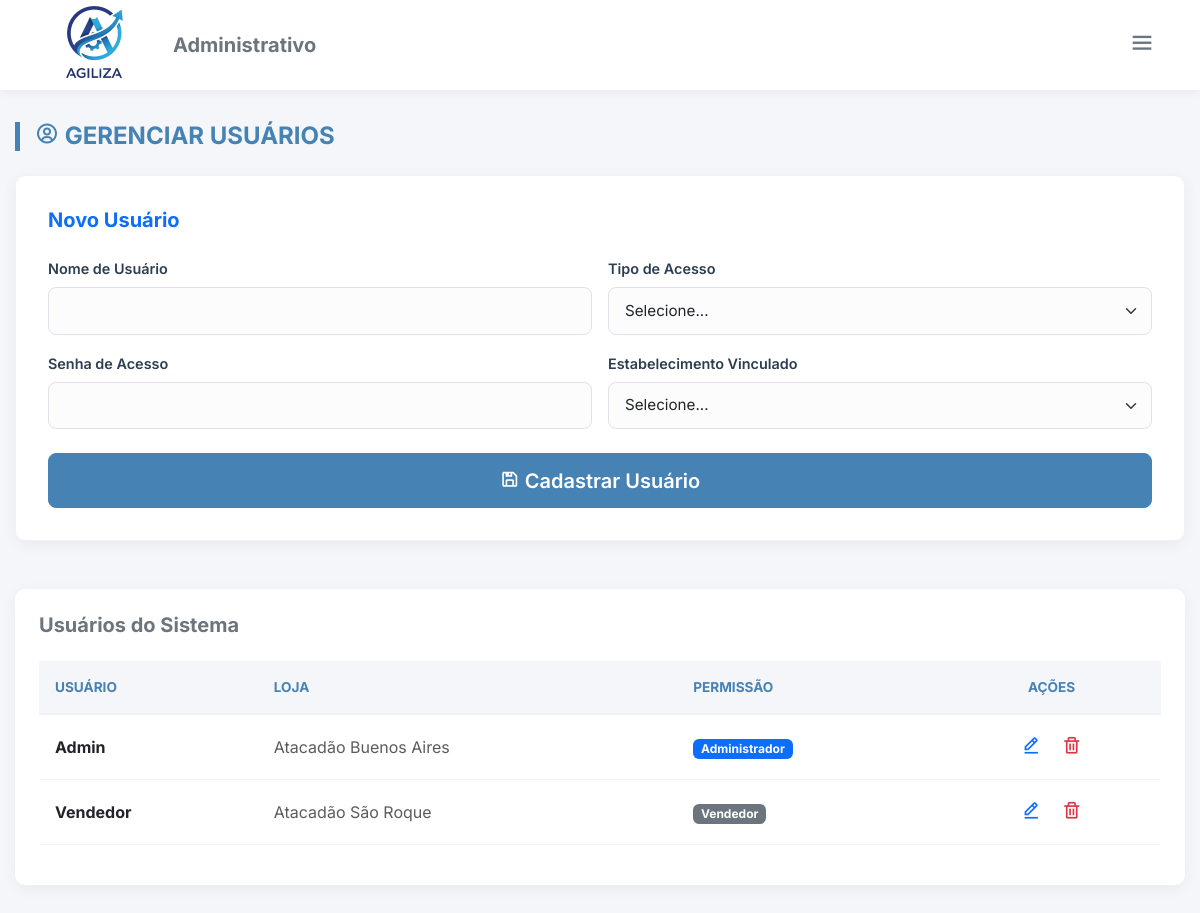
Screenshot of /cad_usuario.php (signed in) with the database file from the repository.
### tables this page shows
CREATE TABLE IF NOT EXISTS `usuarios` (
  `id_usuario` int NOT NULL AUTO_INCREMENT,
  `tipo_usuario` int NOT NULL,
  `nome_usuario` varchar(100) NOT NULL,
  `senha` varchar(300) NOT NULL,
  `id_estabelecimento` int NOT NULL,
  PRIMARY KEY (`id_usuario`),
  KEY `fk_usuario_estabelecimento` (`id_estabelecimento`)
);

CREATE TABLE `estabelecimento` (
  `id_estabelecimento` int NOT NULL AUTO_INCREMENT,
  `nome_estabelecimento` varchar(100) NOT NULL,
  `cep` varchar(255) NOT NULL,
  `rua` varchar(255) NOT NULL,
  `bairro` varchar(255) NOT NULL,
  `cidade` varchar(120) NOT NULL,
  `estado` char(2) NOT NULL,
  PRIMARY KEY (`id_estabelecimento`)
);

### cad_usuario.php (the view, shortened to what this page needs)
<?php
require_once "conexao.php";
?>
<!DOCTYPE html>
<html lang="pt-br">
<head>
  <link href="https://cdn.jsdelivr.net/npm/bootstrap@5.3.6/dist/css/bootstrap.min.css" rel="stylesheet">
  <link href="https://unpkg.com/boxicons@2.1.4/css/boxicons.min.css" rel="stylesheet">
  <link href="styles/style_cad.css" rel="stylesheet">
</head>
<body>
  <div class="top-bar">
    <div class="d-flex align-items-center gap-3">
      <img src="img/logoagilizasemfundo.png" class="logo" alt="Logo">
      <h5 class="m-0 fw-bold text-secondary d-none d-md-block">Administrativo</h5>
    </div>
    <div class="dropdown">
      <button class="btn btn-outline-secondary border-0" type="button" data-bs-toggle="dropdown"><i
          class='bx bx-menu fs-3'></i></button>
    </div>
  </div>
  <div class="main-container">
    <h2 class="page-title"><i class='bx bx-user-circle'></i> Gerenciar Usuários</h2>
    <div class="form-card">
      <h5 class="mb-4 text-primary fw-bold">Novo Usuário</h5>
      <form method="post">
        <div class="row g-3">
          <div class="col-md-6">
            <label class="form-label">Nome de Usuário</label>
            <input type="text" class="form-control" name="nome_usuario" required>
          </div>
          <div class="col-md-6">
            <label class="form-label">Tipo de Acesso</label>
            <select class="form-select" name="tipo_usuario" required>
              <option value="" disabled selected>Selecione...</option>
            </select>
          </div>
          <div class="col-md-6">
            <label class="form-label">Senha de Acesso</label>
            <input type="password" class="form-control" name="senha" required>
          </div>
          <div class="col-md-6">
            <label class="form-label">Estabelecimento Vinculado</label>
            <select class="form-select" name="estabelecimento" required>
              <option value="" disabled selected>Selecione...</option>
            </select>
          </div>
          <div class="col-12 mt-4">
            <button type="submit" name="cadastrar" class="btn btn-primary w-100 btn-lg"><i class='bx bx-save'></i>
              Cadastrar Usuário</button>
          </div>
        </div>
      </form>
    </div>
    <?php
    $sql = "SELECT u.id_usuario, u.nome_usuario, u.tipo_usuario, e.nome_estabelecimento FROM usuarios u LEFT JOIN estabelecimento e ON u.id_estabelecimento = e.id_estabelecimento";
    $usuarios = $conn->query($sql);
    ?>
    <div class="table-container">
      <h5 class="mb-4 text-secondary fw-bold">Usuários do Sistema</h5>
      <div class="table-responsive">
        <table class="table table-hover align-middle">
          <thead>
            <tr>
              <th>Usuário</th>
              <th>Loja</th>
              <th>Permissão</th>
              <th class="text-center">Ações</th>
            </tr>
          </thead>
          <tbody>
            <?php while ($row = $usuarios->fetch(PDO::FETCH_ASSOC)): ?>
              <tr>
                <td class="fw-bold text-dark"><?= htmlspecialchars($row['nome_usuario']); ?></td>
                <td class="text-muted"><?= htmlspecialchars($row['nome_estabelecimento'] ?? 'Sem loja'); ?></td>
                <td>
                  <?php if ($row['tipo_usuario'] == 1): ?>
                    <span class="badge bg-primary">Administrador</span>
                  <?php else: ?>
                    <span class="badge bg-secondary">Vendedor</span>
                  <?php endif; ?>
                </td>
                <td class="text-center">
                  <a href="alt_usuario.php?al=<?= $row["id_usuario"]; ?>"
                    class="btn btn-sm btn-outline-primary border-0"><i class='bx bx-edit-alt fs-5'></i></a>
                  <a href="#" onclick="confirmarExclusao(<?= $row['id_usuario']; ?>)"
                    class="btn btn-sm btn-outline-danger border-0"><i class='bx bx-trash fs-5'></i></a>
                </td>
              </tr>
            <?php endwhile; ?>
          </tbody>
        </table>
      </div>
    </div>
  </div>
</body>
</html>

### styles/style_cad.css (style rules this page uses)
:root { --primary-color: #4682B4; --primary-hover: #3a6ea5; --bg-light: #f4f6f9; --card-bg: #ffffff; --text-dark: #2c3e50; --text-muted: #6c757d; --radius: 10px; --shadow: 0 4px 15px rgba(0, 0, 0, 0.05); }
body { background-color: var(--bg-light); font-family: 'Inter', sans-serif; color: var(--text-dark); min-height: 100vh; display: flex; flex-direction: column; }
.top-bar { background-color: var(--card-bg); padding: 0.8rem 2rem; display: flex; align-items: center; justify-content: space-between; box-shadow: 0 2px 10px rgba(0, 0, 0, 0.05); margin-bottom: 2rem; z-index: 100; height: 90px; }
.top-bar .logo { height: 125px; width: auto; object-fit: contain; }
.main-container { max-width: 1200px; margin: 0 auto; padding: 0 15px 40px 15px; width: 100%; flex: 1; }
.page-title { font-weight: 700; color: var(--primary-color); margin-bottom: 1.5rem; text-transform: uppercase; font-size: 1.5rem; border-left: 5px solid var(--primary-color); padding-left: 15px; }
.form-card { background: var(--card-bg); border-radius: var(--radius); box-shadow: var(--shadow); padding: 2rem; margin-bottom: 3rem; border: 1px solid #eef2f7; }
.form-label { font-weight: 600; font-size: 0.9rem; color: var(--text-dark); }
.form-control, .form-select { border-radius: 8px; padding: 0.7rem 1rem; border: 1px solid #dee2e6; background-color: #fcfcfc; font-size: 0.95rem; }
.table-container { background: var(--card-bg); border-radius: var(--radius); box-shadow: var(--shadow); padding: 1.5rem; overflow: hidden; }
.table thead th { background-color: var(--bg-light); color: var(--primary-color); font-weight: 700; text-transform: uppercase; font-size: 0.85rem; border-bottom: 2px solid #eef2f7; padding: 1rem; }
.table tbody td { padding: 1rem; vertical-align: middle; color: var(--text-dark); border-bottom: 1px solid #f1f1f1; }
.btn-primary { background-color: var(--primary-color); border-color: var(--primary-color); padding: 0.7rem 1.5rem; font-weight: 600; border-radius: 8px; transition: all 0.3s; }

### rows the page displays
usuarios: nome_usuario "Admin", id_estabelecimento.nome_estabelecimento "Atacadão Buenos Aires", tipo_usuario "Administrador"
usuarios: nome_usuario "Vendedor", id_estabelecimento.nome_estabelecimento "Atacadão São Roque", tipo_usuario "Vendedor"
